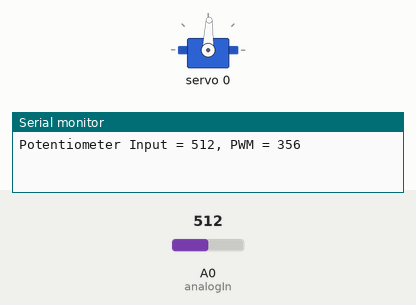
Recording of a sketch running on a simulated Arduino Uno, built with avr-gcc and run on an emulated ATmega328P. Shown: servo, the last lines printed to the serial monitor. The inputs (shaded band) are chosen by the test bench; at power-on: A0 (analogIn) = 512.

Above: at 1.2 s.
1.3 s: A0 (analogIn) set to 716
At 1.7 s:
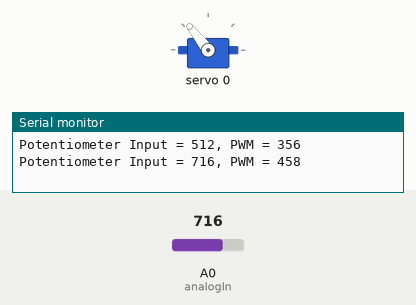
2.8 s: A0 (analogIn) set to 900
At 3.1 s:
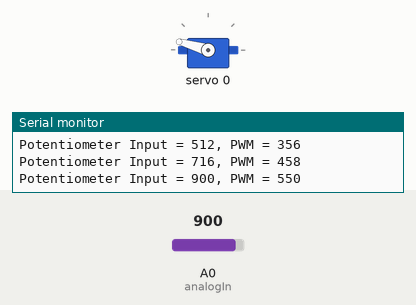
4.3 s: A0 (analogIn) set to 1023
At 4.6 s:
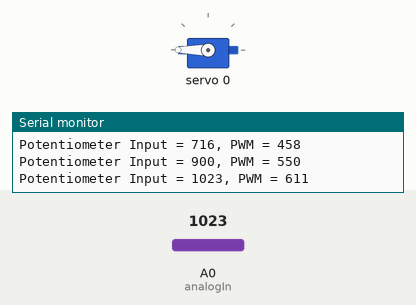
5.8 s: A0 (analogIn) set to 306
At 6.6 s:
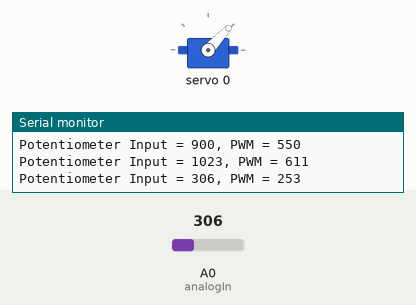
7.3 s: A0 (analogIn) set to 122
At 8.0 s:
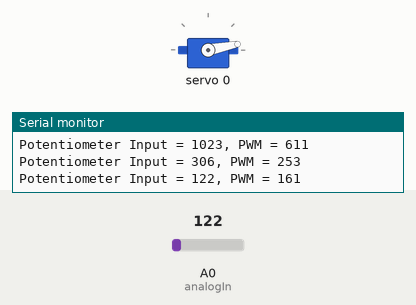
Timing chart, 0 to 9.8 s (numbered marks = the images above; inputs shaded):
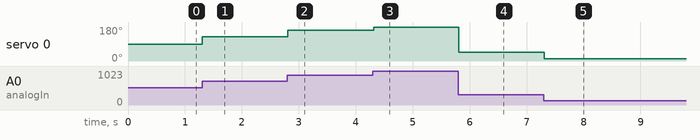

The sketch:

calibrator.ino
```cpp
#include <Adafruit_PWMServoDriver.h>
#define analogIn A0

Adafruit_PWMServoDriver pwm = Adafruit_PWMServoDriver();

int inputValue = 0;
int tmpPwmValue = 0;

void setup() {
  Serial.begin(9600);
  pwm.begin();
  pwm.setPWMFreq(60);
}

void loop() {
  inputValue = analogRead(analogIn);

  // inputValue will be between 0 and 1024
  // By observation, servo min and max PWM values are usually betwee 100 and 612
  // The formula below allows us to simply convert analog input to PWM
  int pwmValue = (int)(100 + (inputValue / 2));
  pwm.setPWM(0, 0, pwmValue);

  // Check to make sure we're not unnecessarily displaying duplicate data
  if (pwmValue != tmpPwmValue)
  {
    Serial.print("Potentiometer Input = ");
    Serial.print(inputValue);
    Serial.print(", PWM = ");
    Serial.println(pwmValue);
  }

  tmpPwmValue = pwmValue;

  delay(15);
}
```

Measured:
- after the input at 1.3 s, servo 0: 88° → 128° at once
- after the input at 2.8 s, servo 0: 128° → 164° at once
- after the input at 4.3 s, servo 0: 164° → 180° at once
- after the input at 5.8 s, servo 0: 180° → 47° at once
- after the input at 7.3 s, servo 0: 47° → 11° at once
